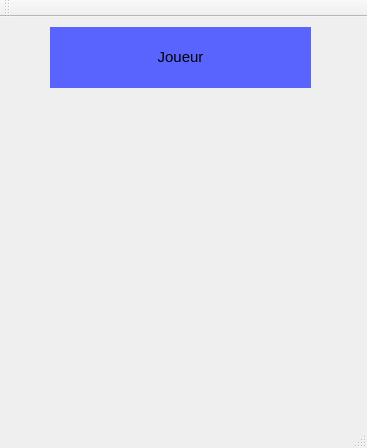
<?xml version="1.0" encoding="UTF-8"?>
<ui version="4.0">
 <class>IhmQTClass</class>
 <widget class="QMainWindow" name="IhmQTClass">
  <property name="geometry">
   <rect>
    <x>0</x>
    <y>0</y>
    <width>367</width>
    <height>448</height>
   </rect>
  </property>
  <property name="sizePolicy">
   <sizepolicy hsizetype="Preferred" vsizetype="Preferred">
    <horstretch>0</horstretch>
    <verstretch>0</verstretch>
   </sizepolicy>
  </property>
  <property name="windowTitle">
   <string>IhmQT</string>
  </property>
  <property name="layoutDirection">
   <enum>Qt::LeftToRight</enum>
  </property>
  <widget class="QWidget" name="centralWidget">
   <widget class="QFrame" name="gridFrame_5">
    <property name="geometry">
     <rect>
      <x>20</x>
      <y>90</y>
      <width>321</width>
      <height>301</height>
     </rect>
    </property>
    <property name="styleSheet">
     <string notr="true">border-image: url(:/image/ressources/Plateau.png);</string>
    </property>
    <layout class="QGridLayout" name="gridLayout_5">
     <property name="margin">
      <number>0</number>
     </property>
     <property name="spacing">
      <number>0</number>
     </property>
    </layout>
   </widget>
   <widget class="QLabel" name="label">
    <property name="geometry">
     <rect>
      <x>50</x>
      <y>10</y>
      <width>261</width>
      <height>61</height>
     </rect>
    </property>
    <property name="styleSheet">
     <string notr="true">background-color: rgb(89, 100, 255);
font: 75 11pt &quot;Berlin Sans FB Demi&quot;;</string>
    </property>
    <property name="text">
     <string>&lt;!DOCTYPE HTML PUBLIC &quot;-//W3C//DTD HTML 4.0//EN&quot; &quot;http://www.w3.org/TR/REC-html40/strict.dtd&quot;&gt;
&lt;html&gt;&lt;head&gt;&lt;meta name=&quot;qrichtext&quot; content=&quot;1&quot; /&gt;&lt;style type=&quot;text/css&quot;&gt;
p, li { white-space: pre-wrap; }
&lt;/style&gt;&lt;/head&gt;&lt;body style=&quot; font-family:'Berlin Sans FB Demi'; font-size:11pt; font-weight:72; font-style:normal;&quot;&gt;
&lt;p align=&quot;center&quot; style=&quot; margin-top:0px; margin-bottom:0px; margin-left:0px; margin-right:0px; -qt-block-indent:0; text-indent:0px;&quot;&gt;Joueur&lt;/p&gt;&lt;/body&gt;&lt;/html&gt;</string>
    </property>
   </widget>
  </widget>
  <widget class="QMenuBar" name="menuBar">
   <property name="geometry">
    <rect>
     <x>0</x>
     <y>0</y>
     <width>367</width>
     <height>24</height>
    </rect>
   </property>
  </widget>
  <widget class="QToolBar" name="mainToolBar">
   <attribute name="toolBarArea">
    <enum>TopToolBarArea</enum>
   </attribute>
   <attribute name="toolBarBreak">
    <bool>false</bool>
   </attribute>
  </widget>
  <widget class="QStatusBar" name="statusBar"/>
 </widget>
 <layoutdefault spacing="6" margin="11"/>
 <resources/>
 <connections/>
</ui>
